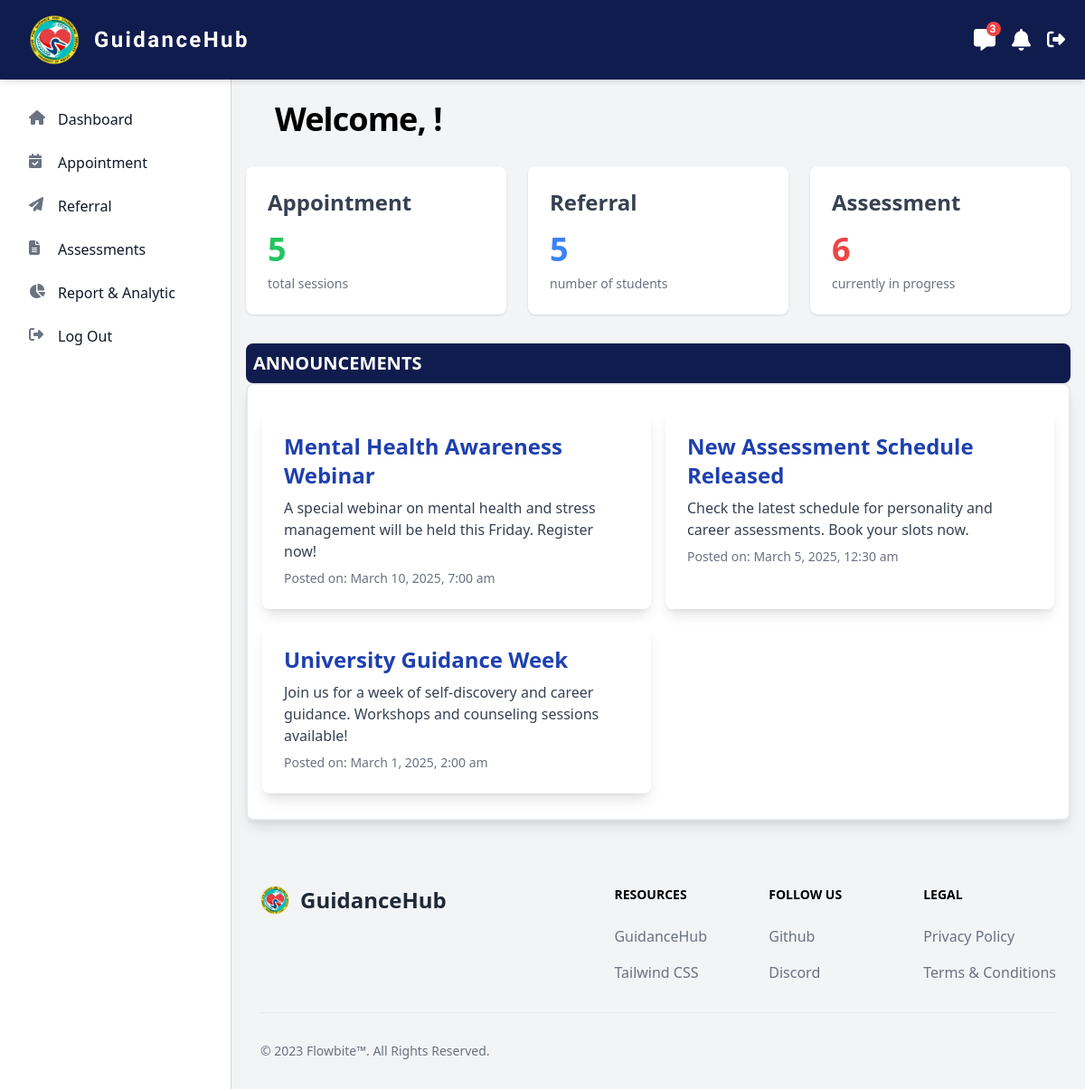
The page /src/counselor/dashboard.php on the database its author committed.
### tables this page shows
CREATE TABLE `announcement` (
  `id` int(11) NOT NULL AUTO_INCREMENT,
  `title` varchar(255) NOT NULL,
  `content` text NOT NULL,
  `published_at` timestamp NOT NULL DEFAULT current_timestamp(),
  PRIMARY KEY (`id`)
);

### src/counselor/dashboard.php (the view, shortened to what this page needs)
<?php
$servername = "localhost";
$username = "u406807013_guidancehub";
$password = "GuidanceHub@2025";
$dbname = "u406807013_guidancehub";
$con = new mysqli($servername, $username, $password, $dbname);
$sql_appointments = "SELECT COUNT(id) as total_appointments FROM appointments";
$result_appointments = $con->query($sql_appointments);
$total_appointments = $result_appointments->fetch_assoc()['total_appointments'];
$sql_referrals = "SELECT COUNT(id) as total_referrals FROM referrals";
$result_referrals = $con->query($sql_referrals);
$total_referrals = $result_referrals->fetch_assoc()['total_referrals'];
$sql_assessments = "SELECT COUNT(id) as total_assessments FROM assessments";
$result_assessments = $con->query($sql_assessments);
$total_assessments = $result_assessments->fetch_assoc()['total_assessments'];
$announcements = [];
$sql = "SELECT * FROM announcement ORDER BY published_at DESC";
$result = $con->query($sql);
if ($result) {
    $announcements = $result->fetch_all(MYSQLI_ASSOC);
} else {
    die("Error fetching announcements: " . $con->error);
}
?>
<!doctype html>
<html>
<head>
        <link rel="stylesheet" href="https://cdnjs.cloudflare.com/ajax/libs/font-awesome/6.5.0/css/all.min.css">
        <link href="https://cdn.jsdelivr.net/npm/flowbite@2.5.2/dist/flowbite.min.css"  rel="stylesheet" />
        <script src="https://cdn.tailwindcss.com"></script>
        <link href="./output.css" rel="stylesheet">
</head>
<body class="bg-gray-100">
<header class="fixed top-0 left-0 z-50 w-full shadow-md blue-dark marcellus-regular">
    <div class="flex px-3 py-4 lg:px-5 lg:pl-3">
        <div class="flex items-center justify-between w-full mx-auto max-w-7xl">
            <div class="flex items-center mx-5">
                <img src="/src/images/UMAK-CGCS-logo.png" alt="CGCS Logo" class="w-10 h-auto md:w-14">
                <span class="ml-4 font-semibold tracking-widest text-white md:text-2xl">GuidanceHub</span>
            </div>
            <div class="flex items-center gap-4">
                <div class="relative">
                    <button id="messageButton" class="text-white hover:text-gray-300 focus:outline-none">
                        <i class="text-2xl fa-solid fa-message"></i>
                        <span id="messageBadge" class="absolute hidden w-4 h-4 text-xs font-bold text-white bg-red-500 rounded-full -top-1 -right-1">3</span>
                    </button>
                </div>
                <div class="relative">
                    <button id="notificationButton" class="text-white hover:text-gray-300 focus:outline-none">
                        <i class="text-2xl fa-solid fa-bell"></i>
                    </button>
                </div>
                <a href="?logout=true" class="text-white hover:text-gray-300">
                    <i class="text-xl fa-solid fa-right-from-bracket"></i>
                </a>
            </div>
        </div>
    </div>
</header>
<aside id="logo-sidebar" class="fixed top-0 left-0 z-40 w-64 h-screen pt-20 transition-transform bg-white border-r border-gray-300 sm:translate-x-0" aria-label="Sidebar">
    <div class="h-full px-3 pb-4 mt-5 overflow-y-auto">
        <ul class="m-3 space-y-2 font-medium">
            <li><a href="dashboard.php" class="flex items-center p-2 text-gray-900 rounded-lg hover:bg-gray-100 group"><i class="w-5 h-5 text-gray-500 fa-solid fa-house group-hover:text-gray-900"></i><span class="ms-3">Dashboard</span></a></li>
            <li><a href="appointment.php" class="flex items-center p-2 text-gray-900 rounded-lg hover:bg-gray-100 group"><i class="w-5 h-5 text-gray-500 fa-solid fa-calendar-check group-hover:text-gray-900"></i><span class="ms-3">Appointment</span></a></li>
            <li><a href="referral.php" class="flex items-center p-2 text-gray-900 rounded-lg hover:bg-gray-100 group"><i class="w-5 h-5 text-gray-500 fa-solid fa-paper-plane group-hover:text-gray-900"></i><span class="ms-3">Referral</span></a></li>
            <li><a href="assessments.php" class="flex items-center p-2 text-gray-900 rounded-lg hover:bg-gray-100 group"><i class="w-5 h-5 text-gray-500 fa-solid fa-file-lines group-hover:text-gray-900"></i><span class="ms-3">Assessments</span></a></li>
            <li><a href="report.php" class="flex items-center p-2 text-gray-900 rounded-lg hover:bg-gray-100 group"><i class="w-5 h-5 text-gray-500 fa-solid fa-chart-pie group-hover:text-gray-900"></i><span class="ms-3">Report & Analytic</span></a></li>
            <li><a href="?logout=true" class="flex items-center p-2 text-gray-900 rounded-lg hover:bg-gray-100 group"><i class="w-5 h-5 text-gray-500 fa-solid fa-right-from-bracket group-hover:text-gray-900"></i><span class="ms-3">Log Out</span></a></li>
        </ul>
    </div>
</aside>
<div class="flex flex-col min-h-screen px-4 pt-20 ml-0 transition-all duration-300 sm:ml-64">
    <section class="mb-8">
        <h2 class="p-3 m-5 text-4xl font-bold tracking-tight">
            <?php echo "Welcome, " . $_SESSION['name'] . "!<br>" ?>
        </h2>
        <div class="grid grid-cols-1 gap-6 md:grid-cols-3">
            <div class="p-6 bg-white rounded-lg shadow">
                <h2 class="text-2xl font-semibold text-gray-700">Appointment</h2>
                    <p class="mt-4 text-4xl font-bold text-green-500" id="total-appointments"><?php echo $total_appointments;?></p>
                    <p class="mt-2 text-sm text-gray-500">total sessions</p>
            </div>
            <div class="p-6 bg-white rounded-lg shadow">
                <h2 class="text-2xl font-semibold text-gray-700">Referral</h2>
                    <p class="mt-4 text-4xl font-bold text-blue-500" id="total-referrals"><?php echo $total_referrals;?></p>
                    <p class="mt-2 text-sm text-gray-500">number of students</p>
            </div>
            <div class="p-6 bg-white rounded-lg shadow">
                <h2 class="text-2xl font-semibold text-gray-700">Assessment</h2>
                    <p class="mt-4 text-4xl font-bold text-red-500" id="total-assessments"><?php echo $total_assessments;?></p>
                    <p class="mt-2 text-sm text-gray-500">currently in progress</p>
            </div>
        </div>
    </section>
    <h4 class="p-2 text-xl font-semibold text-white rounded-lg blue-dark">ANNOUNCEMENTS</h4>
        <section class="p-4 mb-10 bg-white border-2 rounded-lg shadow-lg">
            <div class="grid grid-cols-1 gap-4 my-3 sm:grid-cols-2">
                <?php if (empty($announcements)): ?>
                    <p class="text-gray-500 col-span-full">No announcements available.</p>
                <?php else: ?>
                    <?php foreach ($announcements as $announcement): ?>
                        <div class="p-6 bg-white rounded-lg shadow-lg">
                            <h3 class="mb-2 text-2xl font-semibold text-blue-800">
                                <?= htmlspecialchars($announcement['title']); ?>
                            </h3>
                            <p class="text-gray-700">
                                <?= nl2br(htmlspecialchars($announcement['content'])); ?>
                            </p>
                            <p class="mt-2 text-sm text-gray-500">
                                Posted on: <?= date('F j, Y, g:i a', strtotime($announcement['published_at'])); ?>
                            </p>
                        </div>
                    <?php endforeach; ?>
                <?php endif; ?>
            </div>
        </section>
<footer class="w-full mt-auto bg-gray-100">
        <div class="w-full max-w-screen-xl p-4 py-6 mx-auto text-gray-800 lg:py-8">
            <div class="md:flex md:justify-between">
                <div class="mb-6 md:mb-0">
                    <a href="#" class="flex items-center">
                        <img src="/src/images/UMAK-CGCS-logo.png" class="h-8 me-3" alt="GuidanceHub Logo" />
                        <span class="self-center text-2xl font-semibold whitespace-nowrap">GuidanceHub</span>
                    </a>
                </div>
                <div class="grid grid-cols-2 gap-8 sm:gap-6 sm:grid-cols-3">
                    <div>
                        <h2 class="mb-6 text-sm font-semibold text-black uppercase">Resources</h2>
                        <ul class="font-medium text-gray-500">
                            <li class="mb-4"><a href="#" class="hover:underline">GuidanceHub</a></li>
                            <li><a href="https://tailwindcss.com/" class="hover:underline">Tailwind CSS</a></li>
                        </ul>
                    </div>
                    <div>
                        <h2 class="mb-6 text-sm font-semibold text-black uppercase">Follow us</h2>
                        <ul class="font-medium text-gray-500">
                            <li class="mb-4"><a href="#" class="hover:underline">Github</a></li>
                            <li><a href="#" class="hover:underline">Discord</a></li>
                        </ul>
                    </div>
                    <div>
                        <h2 class="mb-6 text-sm font-semibold text-black uppercase">Legal</h2>
                        <ul class="font-medium text-gray-500">
                            <li class="mb-4"><a href="#" class="hover:underline">Privacy Policy</a></li>
                            <li><a href="#" class="hover:underline">Terms & Conditions</a></li>
                        </ul>
                    </div>
                </div>
            </div>
            <hr class="my-6 border-gray-200 sm:mx-auto dark:border-gray-300 lg:my-8" />
            <div class="sm:flex sm:items-center sm:justify-between">
                <span class="text-sm text-gray-500 sm:text-center">© 2023 Flowbite™. All Rights Reserved.</span>
            </div>
        </div>
    </footer>
</div>
</body>
</html>

### src/counselor/dashboard.php (style rules this page uses)
.marcellus-regular { font-family: "Marcellus", serif; font-style: normal; letter-spacing: 2px; }
.blue-dark { background-color: #111c4e; }

### rows shown on the page
announcement: title "Mental Health Awareness Webinar", content "A special webinar on mental health and stress management will be held this Friday. Register now!", published_at "March 10, 2025, 7:00 am"
announcement: title "New Assessment Schedule Released", content "Check the latest schedule for personality and career assessments. Book your slots now.", published_at "March 5, 2025, 12:30 am"
announcement: title "University Guidance Week", content "Join us for a week of self-discovery and career guidance. Workshops and counseling sessions available!", published_at "March 1, 2025, 2:00 am"

### other values the page prints
$total_appointments "5"
$total_referrals "5"
$total_assessments "6"
